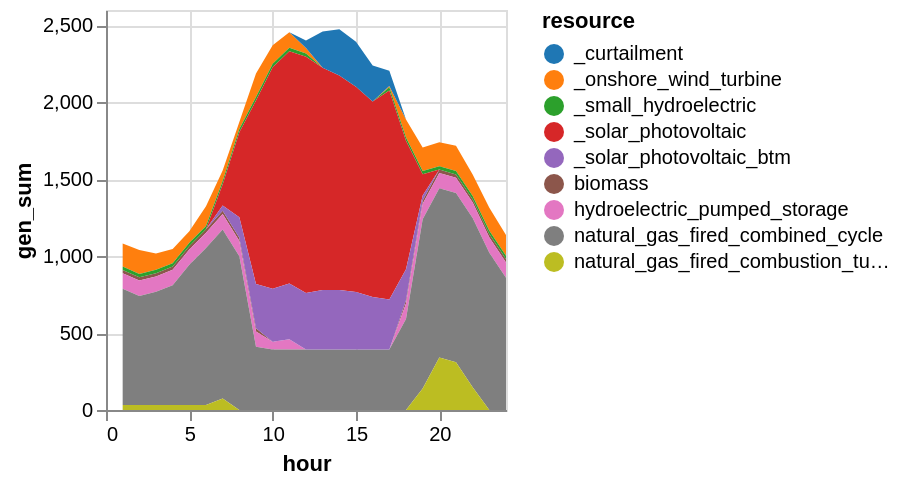

Here is the notebook cell this chart was saved with:
### Code cell
# Add in BTM solar and curtailment and plot results

sol_gen = innerjoin(solution.gen, 
                    gen_df[!, [:r_id, :resource]], 
                    on = :r_id)
sol_gen = combine(groupby(sol_gen, [:resource, :hour]), 
            :gen => sum)

# Rename generators (for plotting purposes)
sol_gen[sol_gen.resource .== "solar_photovoltaic", :resource] .= "_solar_photovoltaic"
sol_gen[sol_gen.resource .== "onshore_wind_turbine", :resource] .= "_onshore_wind_turbine"
sol_gen[sol_gen.resource .== "small_hydroelectric", :resource] .= "_small_hydroelectric"

# Curtailment
curtail = combine(groupby(solution.curtail, [:hour]),
            :curt => sum)
curtail[!, :resource] .= "_curtailment"
rename!(curtail, :curt_sum => :gen_sum)
append!(sol_gen, curtail[:,[:resource, :hour, :gen_sum]])

# Rescale hours
#sol_gen.hour = sol_gen.hour .- T_period[1]

sol_gen |>
@vlplot(:area, 
    x=:hour, y={:gen_sum, stack=:zero}, 
    color={"resource:n", scale={scheme="category10"}})

### Figure 1 — Vega specification as saved in the notebook (floating-point values rounded to 4 significant figures; data arrays with more than 128 entries replaced by an {"elided": "..."} marker saying what was removed)
{"$schema": "https://vega.github.io/schema/vega/v5.json", "axes": [{"aria": false, "domain": false, "grid": true, "gridScale": "y", "labels": false, "maxExtent": 0, "minExtent": 0, "orient": "bottom", "scale": "x", "tickCount": {"signal": "ceil(width/40)"}, "ticks": false, "zindex": 0}, {"aria": false, "domain": false, "grid": true, "gridScale": "x", "labels": false, "maxExtent": 0, "minExtent": 0, "orient": "left", "scale": "y", "tickCount": {"signal": "ceil(height/40)"}, "ticks": false, "zindex": 0}, {"grid": false, "labelFlush": true, "labelOverlap": true, "orient": "bottom", "scale": "x", "tickCount": {"signal": "ceil(width/40)"}, "title": "hour", "zindex": 0}, {"grid": false, "labelOverlap": true, "orient": "left", "scale": "y", "tickCount": {"signal": "ceil(height/40)"}, "title": "gen_sum", "zindex": 0}], "background": "white", "data": [{"name": "source_0", "values": {"elided": "216 records"}}, {"name": "data_0", "source": "source_0", "transform": [{"as": "hour", "expr": "toNumber(datum[\"hour\"])", "type": "formula"}, {"field": "gen_sum", "groupby": ["resource"], "key": "hour", "method": "value", "type": "impute", "value": 0}, {"as": ["gen_sum_start", "gen_sum_end"], "field": "gen_sum", "groupby": ["hour"], "offset": "zero", "sort": {"field": ["resource"], "order": ["descending"]}, "type": "stack"}]}], "height": 200, "legends": [{"fill": "color", "symbolType": "circle", "title": "resource"}], "marks": [{"encode": {"update": {"height": {"field": {"group": "height"}}, "width": {"field": {"group": "width"}}}}, "from": {"facet": {"data": "data_0", "groupby": ["resource"], "name": "faceted_path_main"}}, "marks": [{"encode": {"update": {"defined": {"signal": "isValid(datum[\"hour\"]) && isFinite(+datum[\"hour\"]) && isValid(datum[\"gen_sum\"]) && isFinite(+datum[\"gen_sum\"])"}, "description": {"signal": "\"hour: \" + (format(datum[\"hour\"], \"\")) + \"; gen_sum: \" + (format(datum[\"gen_sum\"], \"\")) + \"; resource: \" + (isValid(datum[\"resource\"]) ? datum[\"resource\"] : \"\"+datum[\"resource\"])"}, "fill": {"field": "resource", "scale": "color"}, "orient": {"value": "vertical"}, "x": {"field": "hour", "scale": "x"}, "y": {"field": "gen_sum_end", "scale": "y"}, "y2": {"field": "gen_sum_start", "scale": "y"}}}, "from": {"data": "faceted_path_main"}, "name": "marks", "sort": {"field": "datum[\"hour\"]"}, "style": ["area"], "type": "area"}], "name": "pathgroup", "type": "group"}], "padding": 5, "scales": [{"domain": {"data": "data_0", "field": "hour"}, "name": "x", "nice": true, "range": [0, {"signal": "width"}], "type": "linear", "zero": false}, {"domain": {"data": "data_0", "fields": ["gen_sum_start", "gen_sum_end"]}, "name": "y", "nice": true, "range": [{"signal": "height"}, 0], "type": "linear", "zero": true}, {"domain": {"data": "data_0", "field": "resource", "sort": true}, "name": "color", "range": {"scheme": "category10"}, "type": "ordinal"}], "style": "cell", "width": 200}
